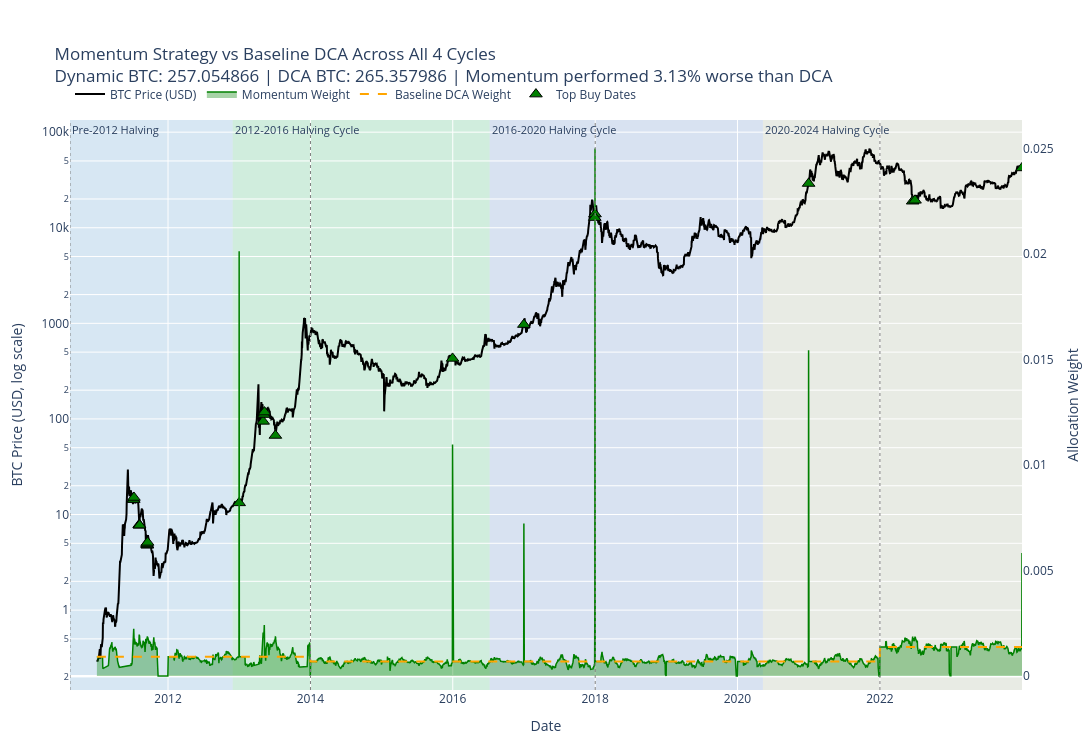

The code cell stored with this chart in its notebook:
### Code cell
# Create one combined interactive Plotly chart across all 4 cycles.
# This uses the same year-by-year export results stored in cycle_results.

import plotly.graph_objects as go
import pandas as pd
import polars as pl

# Combine all merged cycle dataframes into one dataframe
combined_merged = pl.concat(
    [result["merged"] for result in cycle_results.values()]
).sort("date")

# Convert to pandas for plotting
combined_plot_df = combined_merged.to_pandas()
combined_plot_df["date"] = pd.to_datetime(combined_plot_df["date"])
combined_plot_df = combined_plot_df.sort_values("date")

# Add cycle label for tooltip
def assign_cycle_label(date):
    for cycle in calendar_cycles:
        start = pd.to_datetime(cycle["start"])
        end = pd.to_datetime(cycle["end"])
        if start <= date <= end:
            return cycle["label"]
    return "Outside cycle"

combined_plot_df["cycle_label"] = combined_plot_df["date"].apply(assign_cycle_label)

# Top buy dates across all cycles combined
top_buy_points_combined = (
    combined_merged
    .sort("momentum_weight", descending=True)
    .head(25)
    .select(["date", "price_usd", "momentum_weight"])
    .to_pandas()
)

top_buy_points_combined["date"] = pd.to_datetime(top_buy_points_combined["date"])

# Overall totals across all cycles
total_dynamic_btc_combined = combined_merged["btc_accum_dynamic"].sum()
total_baseline_btc_combined = combined_merged["btc_accum_baseline"].sum()

# Each cycle used 1000 USD in your earlier logic
total_budget_usd_combined = 1000.0 * len(cycle_results)

sats_per_dollar_dynamic_combined = (
    total_dynamic_btc_combined / total_budget_usd_combined
) * 100_000_000

sats_per_dollar_baseline_combined = (
    total_baseline_btc_combined / total_budget_usd_combined
) * 100_000_000

pct_diff_vs_baseline_combined = (
    (total_dynamic_btc_combined - total_baseline_btc_combined)
    / total_baseline_btc_combined
) * 100

performance_label_combined = (
    "better" if pct_diff_vs_baseline_combined > 0 else "worse"
)

# Create figure
fig = go.Figure()

# Add actual halving-period background shading
for period in halving_periods:
    fig.add_vrect(
        x0=pd.to_datetime(period["start"]),
        x1=pd.to_datetime(period["end"]),
        fillcolor=period["color"],
        opacity=1.0,
        layer="below",
        line_width=0,
        annotation_text=period["label"],
        annotation_position="top left",
        annotation_font_size=11,
    )

# Add vertical lines for cycle boundaries
for cycle in calendar_cycles:
    fig.add_vline(
        x=pd.to_datetime(cycle["start"]),
        line_width=1,
        line_dash="dot",
        line_color="gray"
    )

# BTC price trace on left y-axis (log scale)
fig.add_trace(
    go.Scatter(
        x=combined_plot_df["date"],
        y=combined_plot_df["price_usd"],
        mode="lines",
        name="BTC Price (USD)",
        line=dict(color="black", width=2),
        yaxis="y1",
        customdata=combined_plot_df[
            [
                "cycle_label",
                "momentum_weight",
                "baseline_weight",
                "sats_per_dollar_dynamic",
                "sats_per_dollar_baseline",
                "sats_accum_dynamic",
                "sats_accum_baseline",
            ]
        ],
        hovertemplate=(
            "<b>Date</b>: %{x|%Y-%m-%d}<br>"
            "<b>Cycle</b>: %{customdata[0]}<br>"
            "<b>BTC Price</b>: $%{y:,.2f}<br>"
            "<b>Momentum Weight</b>: %{customdata[1]:.8f}<br>"
            "<b>DCA Weight</b>: %{customdata[2]:.8f}<br>"
            "<b>Momentum sats/$</b>: %{customdata[3]:,.2f}<br>"
            "<b>DCA sats/$</b>: %{customdata[4]:,.2f}<br>"
            "<b>Momentum sats accumulated</b>: %{customdata[5]:,.2f}<br>"
            "<b>DCA sats accumulated</b>: %{customdata[6]:,.2f}"
            "<extra></extra>"
        ),
    )
)

# Momentum weight on right y-axis
fig.add_trace(
    go.Scatter(
        x=combined_plot_df["date"],
        y=combined_plot_df["momentum_weight"],
        mode="lines",
        name="Momentum Weight",
        line=dict(color="green", width=1.5),
        fill="tozeroy",
        fillcolor="rgba(0, 128, 0, 0.35)",
        yaxis="y2",
        customdata=combined_plot_df[
            [
                "cycle_label",
                "price_usd",
                "sats_per_dollar_dynamic",
                "sats_accum_dynamic",
            ]
        ],
        hovertemplate=(
            "<b>Date</b>: %{x|%Y-%m-%d}<br>"
            "<b>Cycle</b>: %{customdata[0]}<br>"
            "<b>Momentum Weight</b>: %{y:.8f}<br>"
            "<b>BTC Price</b>: $%{customdata[1]:,.2f}<br>"
            "<b>Momentum sats/$</b>: %{customdata[2]:,.2f}<br>"
            "<b>Momentum sats accumulated</b>: %{customdata[3]:,.2f}"
            "<extra></extra>"
        ),
    )
)

# Baseline DCA on right y-axis
fig.add_trace(
    go.Scatter(
        x=combined_plot_df["date"],
        y=combined_plot_df["baseline_weight"],
        mode="lines",
        name="Baseline DCA Weight",
        line=dict(color="orange", width=2, dash="dash"),
        yaxis="y2",
        customdata=combined_plot_df[
            [
                "cycle_label",
                "price_usd",
                "sats_per_dollar_baseline",
                "sats_accum_baseline",
            ]
        ],
        hovertemplate=(
            "<b>Date</b>: %{x|%Y-%m-%d}<br>"
            "<b>Cycle</b>: %{customdata[0]}<br>"
            "<b>DCA Weight</b>: %{y:.8f}<br>"
            "<b>BTC Price</b>: $%{customdata[1]:,.2f}<br>"
            "<b>DCA sats/$</b>: %{customdata[2]:,.2f}<br>"
            "<b>DCA sats accumulated</b>: %{customdata[3]:,.2f}"
            "<extra></extra>"
        ),
    )
)

# Top buy dates
fig.add_trace(
    go.Scatter(
        x=top_buy_points_combined["date"],
        y=top_buy_points_combined["price_usd"],
        mode="markers",
        name="Top Buy Dates",
        marker=dict(
            color="green",
            symbol="triangle-up",
            size=11,
            line=dict(color="black", width=1),
        ),
        yaxis="y1",
        customdata=top_buy_points_combined[["momentum_weight"]],
        hovertemplate=(
            "<b>Top Buy Date</b>: %{x|%Y-%m-%d}<br>"
            "<b>BTC Price</b>: $%{y:,.2f}<br>"
            "<b>Momentum Weight</b>: %{customdata[0]:.8f}"
            "<extra></extra>"
        ),
    )
)

# Final layout
fig.update_layout(
    title=(
        "Momentum Strategy vs Baseline DCA Across All 4 Cycles<br>"
        f"Dynamic BTC: {total_dynamic_btc_combined:.6f} | "
        f"DCA BTC: {total_baseline_btc_combined:.6f} | "
        f"Momentum performed {abs(pct_diff_vs_baseline_combined):.2f}% "
        f"{performance_label_combined} than DCA"
    ),
    width=1400,
    height=750,
    hovermode="x unified",
    xaxis=dict(
        title="Date",
        range=[
            pd.to_datetime("2010-08-16"),
            pd.to_datetime("2023-12-31")
        ],
    ),
    yaxis=dict(
        title="BTC Price (USD, log scale)",
        type="log",
        side="left",
    ),
    yaxis2=dict(
        title="Allocation Weight",
        overlaying="y",
        side="right",
        showgrid=False,
    ),
    legend=dict(
        orientation="h",
        yanchor="bottom",
        y=1.02,
        xanchor="left",
        x=0,
    ),
    margin=dict(l=70, r=70, t=120, b=60),
)

fig.show()

### Figure 1 — Plotly figure (JSON) as saved in the notebook; plotly's stock layout.template omitted (floating-point values rounded to 4 significant figures; data arrays with more than 128 entries replaced by an {"elided": "..."} marker saying what was removed)
{"data": [{"customdata": {"elided": "4745x7 mixed values"}, "hovertemplate": "<b>Date</b>: %{x|%Y-%m-%d}<br><b>Cycle</b>: %{customdata[0]}<br><b>BTC Price</b>: $%{y:,.2f}<br><b>Momentum Weight</b>: %{customdata[1]:.8f}<br><b>DCA Weight</b>: %{customdata[2]:.8f}<br><b>Momentum sats/$</b>: %{customdata[3]:,.2f}<br><b>DCA sats/$</b>: %{customdata[4]:,.2f}<br><b>Momentum sats accumulated</b>: %{customdata[5]:,.2f}<br><b>DCA sats accumulated</b>: %{customdata[6]:,.2f}<extra></extra>", "line": {"color": "black", "width": 2}, "mode": "lines", "name": "BTC Price (USD)", "type": "scatter", "x": {"elided": "4745 str values"}, "y": {"elided": "4745 float values"}, "yaxis": "y"}, {"customdata": {"elided": "4745x4 mixed values"}, "fill": "tozeroy", "fillcolor": "rgba(0, 128, 0, 0.35)", "hovertemplate": "<b>Date</b>: %{x|%Y-%m-%d}<br><b>Cycle</b>: %{customdata[0]}<br><b>Momentum Weight</b>: %{y:.8f}<br><b>BTC Price</b>: $%{customdata[1]:,.2f}<br><b>Momentum sats/$</b>: %{customdata[2]:,.2f}<br><b>Momentum sats accumulated</b>: %{customdata[3]:,.2f}<extra></extra>", "line": {"color": "green", "width": 1.5}, "mode": "lines", "name": "Momentum Weight", "type": "scatter", "x": {"elided": "4745 str values"}, "y": {"elided": "4745 float values"}, "yaxis": "y2"}, {"customdata": {"elided": "4745x4 mixed values"}, "hovertemplate": "<b>Date</b>: %{x|%Y-%m-%d}<br><b>Cycle</b>: %{customdata[0]}<br><b>DCA Weight</b>: %{y:.8f}<br><b>BTC Price</b>: $%{customdata[1]:,.2f}<br><b>DCA sats/$</b>: %{customdata[2]:,.2f}<br><b>DCA sats accumulated</b>: %{customdata[3]:,.2f}<extra></extra>", "line": {"color": "orange", "dash": "dash", "width": 2}, "mode": "lines", "name": "Baseline DCA Weight", "type": "scatter", "x": {"elided": "4745 str values"}, "y": {"elided": "4745 float values"}, "yaxis": "y2"}, {"customdata": [[0.025], [0.02013], [0.01544], [0.01097], [0.007227], [0.005827], [0.003377], [0.002412], [0.002234], [0.002166], [0.002163], [0.002053], [0.002044], [0.00196], [0.001959], [0.001906], [0.001897], [0.001873], [0.001872], [0.001867], [0.001866], [0.001861], [0.001853], [0.001846], [0.001845]], "hovertemplate": "<b>Top Buy Date</b>: %{x|%Y-%m-%d}<br><b>BTC Price</b>: $%{y:,.2f}<br><b>Momentum Weight</b>: %{customdata[0]:.8f}<extra></extra>", "marker": {"color": "green", "line": {"color": "black", "width": 1}, "size": 11, "symbol": "triangle-up"}, "mode": "markers", "name": "Top Buy Dates", "type": "scatter", "x": ["2017-12-31T00:00:00.000000", "2012-12-31T00:00:00.000000", "2020-12-31T00:00:00.000000", "2015-12-31T00:00:00.000000", "2016-12-31T00:00:00.000000", "2023-12-31T00:00:00.000000", "2017-12-30T00:00:00.000000", "2013-05-09T00:00:00.000000", "2011-07-09T00:00:00.000000", "2013-05-08T00:00:00.000000", "2011-07-08T00:00:00.000000", "2013-05-03T00:00:00.000000", "2013-05-07T00:00:00.000000", "2011-07-10T00:00:00.000000", "2011-08-06T00:00:00.000000", "2011-08-07T00:00:00.000000", "2011-08-08T00:00:00.000000", "2011-09-17T00:00:00.000000", "2011-09-16T00:00:00.000000", "2022-06-18T00:00:00.000000", "2011-09-15T00:00:00.000000", "2022-06-30T00:00:00.000000", "2013-05-10T00:00:00.000000", "2011-09-18T00:00:00.000000", "2013-07-05T00:00:00.000000"], "y": [13920.0, 13.24, 29040.0, 429.6, 970.8, 42240.0, 12780.0, 112.0, 14.39, 113.5, 14.35, 94.26, 111.4, 15.08, 7.82, 7.72, 7.74, 4.77, 4.81, 18950.0, 4.97, 19370.0, 117.9, 5.11, 67.14], "yaxis": "y"}], "layout": {"annotations": [{"font": {"size": 11}, "showarrow": false, "text": "Pre-2012 Halving", "x": "2010-08-16T00:00:00", "xanchor": "left", "xref": "x", "y": 1, "yanchor": "top", "yref": "y domain"}, {"font": {"size": 11}, "showarrow": false, "text": "2012-2016 Halving Cycle", "x": "2012-11-28T00:00:00", "xanchor": "left", "xref": "x", "y": 1, "yanchor": "top", "yref": "y domain"}, {"font": {"size": 11}, "showarrow": false, "text": "2016-2020 Halving Cycle", "x": "2016-07-09T00:00:00", "xanchor": "left", "xref": "x", "y": 1, "yanchor": "top", "yref": "y domain"}, {"font": {"size": 11}, "showarrow": false, "text": "2020-2024 Halving Cycle", "x": "2020-05-11T00:00:00", "xanchor": "left", "xref": "x", "y": 1, "yanchor": "top", "yref": "y domain"}], "height": 750, "hovermode": "x unified", "legend": {"orientation": "h", "x": 0, "xanchor": "left", "y": 1.02, "yanchor": "bottom"}, "margin": {"b": 60, "l": 70, "r": 70, "t": 120}, "shapes": [{"fillcolor": "rgba(173, 216, 230, 0.25)", "layer": "below", "line": {"width": 0}, "opacity": 1, "type": "rect", "x0": "2010-08-16T00:00:00", "x1": "2012-11-27T00:00:00", "xref": "x", "y0": 0, "y1": 1, "yref": "y domain"}, {"fillcolor": "rgba(144, 238, 144, 0.25)", "layer": "below", "line": {"width": 0}, "opacity": 1, "type": "rect", "x0": "2012-11-28T00:00:00", "x1": "2016-07-08T00:00:00", "xref": "x", "y0": 0, "y1": 1, "yref": "y domain"}, {"fillcolor": "rgba(176, 196, 222, 0.25)", "layer": "below", "line": {"width": 0}, "opacity": 1, "type": "rect", "x0": "2016-07-09T00:00:00", "x1": "2020-05-10T00:00:00", "xref": "x", "y0": 0, "y1": 1, "yref": "y domain"}, {"fillcolor": "rgba(238, 232, 170, 0.25)", "layer": "below", "line": {"width": 0}, "opacity": 1, "type": "rect", "x0": "2020-05-11T00:00:00", "x1": "2023-12-31T00:00:00", "xref": "x", "y0": 0, "y1": 1, "yref": "y domain"}, {"line": {"color": "gray", "dash": "dot", "width": 1}, "type": "line", "x0": "2010-08-16T00:00:00", "x1": "2010-08-16T00:00:00", "xref": "x", "y0": 0, "y1": 1, "yref": "y domain"}, {"line": {"color": "gray", "dash": "dot", "width": 1}, "type": "line", "x0": "2014-01-01T00:00:00", "x1": "2014-01-01T00:00:00", "xref": "x", "y0": 0, "y1": 1, "yref": "y domain"}, {"line": {"color": "gray", "dash": "dot", "width": 1}, "type": "line", "x0": "2018-01-01T00:00:00", "x1": "2018-01-01T00:00:00", "xref": "x", "y0": 0, "y1": 1, "yref": "y domain"}, {"line": {"color": "gray", "dash": "dot", "width": 1}, "type": "line", "x0": "2022-01-01T00:00:00", "x1": "2022-01-01T00:00:00", "xref": "x", "y0": 0, "y1": 1, "yref": "y domain"}], "title": {"text": "Momentum Strategy vs Baseline DCA Across All 4 Cycles<br>Dynamic BTC: 257.054866 | DCA BTC: 265.357986 | Momentum performed 3.13% worse than DCA"}, "width": 1400, "xaxis": {"range": ["2010-08-16T00:00:00", "2023-12-31T00:00:00"], "title": {"text": "Date"}}, "yaxis": {"side": "left", "title": {"text": "BTC Price (USD, log scale)"}, "type": "log"}, "yaxis2": {"overlaying": "y", "showgrid": false, "side": "right", "title": {"text": "Allocation Weight"}}}}
